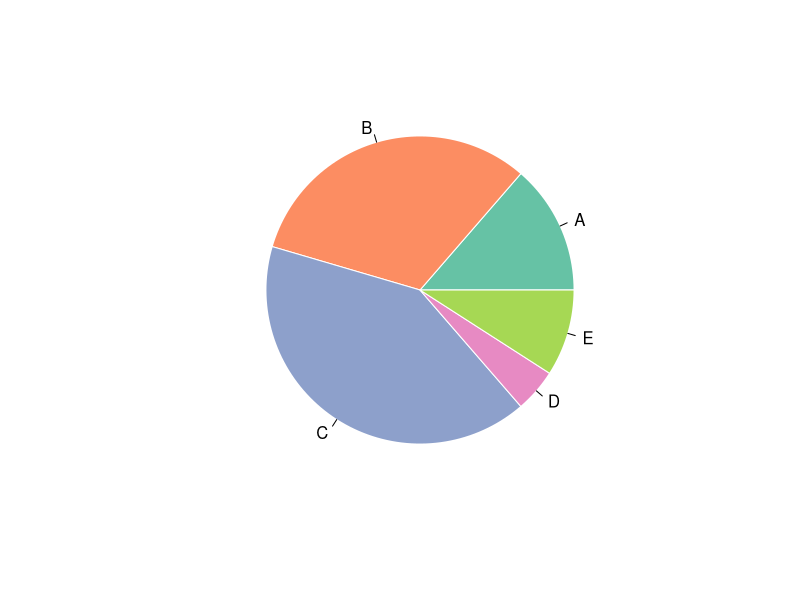

Generate this figure with R:
library(RColorBrewer)
Prop <- c(3,7,9,1,2)
myPalette <- brewer.pal(5, "Set2") 

pie(Prop , labels = c("A","B","C","D","E"), border="white", col=myPalette )